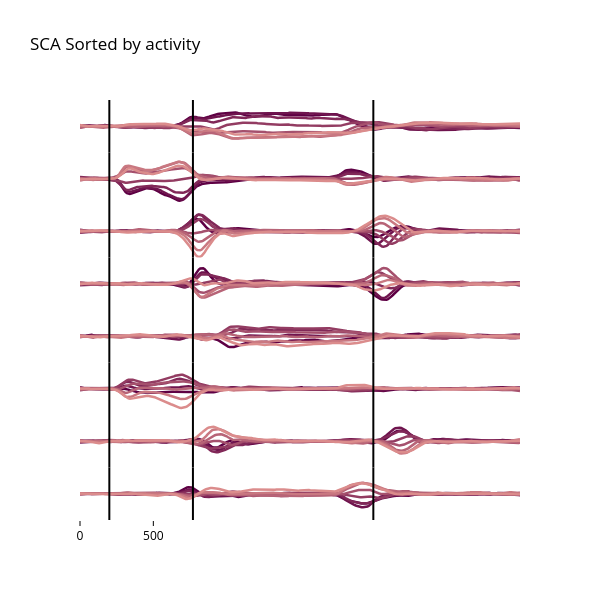

The notebook cell saved with this chart:
### Code cell
# Plot all three sorting rules side by side
fig = make_subplots(
    rows=R_est, cols=1, shared_xaxes=True, vertical_spacing=0.0
)

yRange = [-1.8, 1.8]

for ii in range(R_est):
    for jj in range(numConds):
        latTrace = go.Scatter(y=rs_sca_latent_activity[:, jj, ii], 
                              line=go.scatter.Line(color=cMap[jj], width=2.5), 
                              showlegend=False)
        fig.add_trace(latTrace, row=ii+1, col=1)

    fig.add_vline(x=tgt_idx, row=ii+1, col=1, line_color='black')
    fig.add_vline(x=move_idx, row=ii+1, col=1, line_color='black')
    fig.add_vline(x=ret_idx, row=ii+1, col=1, line_color='black')


fig.update_layout(height=600, width=600, title='SCA Sorted by activity',
                  title_font_color='black', paper_bgcolor='white', plot_bgcolor='white')
fig.update_yaxes(showgrid=False, zeroline=False, visible=False, range=yRange)
fig.update_xaxes(color='black', showgrid=False, zeroline=False, visible=False)
fig.update_xaxes(color='black', showgrid=False, zeroline=False,
                 ticks='outside', tickvals=[0, 50], ticktext=['0', '500'], visible=True, row=R_est)

fig.show()

### Figure 1 — Plotly figure (JSON) as saved in the notebook; plotly's stock layout.template omitted (floating-point values rounded to 4 significant figures; data arrays with more than 128 entries replaced by an {"elided": "..."} marker saying what was removed)
{"data": [{"line": {"color": "#5e0044", "width": 2.5}, "showlegend": false, "type": "scatter", "xaxis": "x", "y": {"elided": "301 float values"}, "yaxis": "y"}, {"line": {"color": "#6f144e", "width": 2.5}, "showlegend": false, "type": "scatter", "xaxis": "x", "y": {"elided": "301 float values"}, "yaxis": "y"}, {"line": {"color": "#812858", "width": 2.5}, "showlegend": false, "type": "scatter", "xaxis": "x", "y": {"elided": "301 float values"}, "yaxis": "y"}, {"line": {"color": "#933c62", "width": 2.5}, "showlegend": false, "type": "scatter", "xaxis": "x", "y": {"elided": "301 float values"}, "yaxis": "y"}, {"line": {"color": "#a5506d", "width": 2.5}, "showlegend": false, "type": "scatter", "xaxis": "x", "y": {"elided": "301 float values"}, "yaxis": "y"}, {"line": {"color": "#b76477", "width": 2.5}, "showlegend": false, "type": "scatter", "xaxis": "x", "y": {"elided": "301 float values"}, "yaxis": "y"}, {"line": {"color": "#c97881", "width": 2.5}, "showlegend": false, "type": "scatter", "xaxis": "x", "y": {"elided": "301 float values"}, "yaxis": "y"}, {"line": {"color": "#db8c8c", "width": 2.5}, "showlegend": false, "type": "scatter", "xaxis": "x", "y": {"elided": "301 float values"}, "yaxis": "y"}, {"line": {"color": "#5e0044", "width": 2.5}, "showlegend": false, "type": "scatter", "xaxis": "x2", "y": {"elided": "301 float values"}, "yaxis": "y2"}, {"line": {"color": "#6f144e", "width": 2.5}, "showlegend": false, "type": "scatter", "xaxis": "x2", "y": {"elided": "301 float values"}, "yaxis": "y2"}, {"line": {"color": "#812858", "width": 2.5}, "showlegend": false, "type": "scatter", "xaxis": "x2", "y": {"elided": "301 float values"}, "yaxis": "y2"}, {"line": {"color": "#933c62", "width": 2.5}, "showlegend": false, "type": "scatter", "xaxis": "x2", "y": {"elided": "301 float values"}, "yaxis": "y2"}, {"line": {"color": "#a5506d", "width": 2.5}, "showlegend": false, "type": "scatter", "xaxis": "x2", "y": {"elided": "301 float values"}, "yaxis": "y2"}, {"line": {"color": "#b76477", "width": 2.5}, "showlegend": false, "type": "scatter", "xaxis": "x2", "y": {"elided": "301 float values"}, "yaxis": "y2"}, {"line": {"color": "#c97881", "width": 2.5}, "showlegend": false, "type": "scatter", "xaxis": "x2", "y": {"elided": "301 float values"}, "yaxis": "y2"}, {"line": {"color": "#db8c8c", "width": 2.5}, "showlegend": false, "type": "scatter", "xaxis": "x2", "y": {"elided": "301 float values"}, "yaxis": "y2"}, {"line": {"color": "#5e0044", "width": 2.5}, "showlegend": false, "type": "scatter", "xaxis": "x3", "y": {"elided": "301 float values"}, "yaxis": "y3"}, {"line": {"color": "#6f144e", "width": 2.5}, "showlegend": false, "type": "scatter", "xaxis": "x3", "y": {"elided": "301 float values"}, "yaxis": "y3"}, {"line": {"color": "#812858", "width": 2.5}, "showlegend": false, "type": "scatter", "xaxis": "x3", "y": {"elided": "301 float values"}, "yaxis": "y3"}, {"line": {"color": "#933c62", "width": 2.5}, "showlegend": false, "type": "scatter", "xaxis": "x3", "y": {"elided": "301 float values"}, "yaxis": "y3"}, {"line": {"color": "#a5506d", "width": 2.5}, "showlegend": false, "type": "scatter", "xaxis": "x3", "y": {"elided": "301 float values"}, "yaxis": "y3"}, {"line": {"color": "#b76477", "width": 2.5}, "showlegend": false, "type": "scatter", "xaxis": "x3", "y": {"elided": "301 float values"}, "yaxis": "y3"}, {"line": {"color": "#c97881", "width": 2.5}, "showlegend": false, "type": "scatter", "xaxis": "x3", "y": {"elided": "301 float values"}, "yaxis": "y3"}, {"line": {"color": "#db8c8c", "width": 2.5}, "showlegend": false, "type": "scatter", "xaxis": "x3", "y": {"elided": "301 float values"}, "yaxis": "y3"}, {"line": {"color": "#5e0044", "width": 2.5}, "showlegend": false, "type": "scatter", "xaxis": "x4", "y": {"elided": "301 float values"}, "yaxis": "y4"}, {"line": {"color": "#6f144e", "width": 2.5}, "showlegend": false, "type": "scatter", "xaxis": "x4", "y": {"elided": "301 float values"}, "yaxis": "y4"}, {"line": {"color": "#812858", "width": 2.5}, "showlegend": false, "type": "scatter", "xaxis": "x4", "y": {"elided": "301 float values"}, "yaxis": "y4"}, {"line": {"color": "#933c62", "width": 2.5}, "showlegend": false, "type": "scatter", "xaxis": "x4", "y": {"elided": "301 float values"}, "yaxis": "y4"}, {"line": {"color": "#a5506d", "width": 2.5}, "showlegend": false, "type": "scatter", "xaxis": "x4", "y": {"elided": "301 float values"}, "yaxis": "y4"}, {"line": {"color": "#b76477", "width": 2.5}, "showlegend": false, "type": "scatter", "xaxis": "x4", "y": {"elided": "301 float values"}, "yaxis": "y4"}, {"line": {"color": "#c97881", "width": 2.5}, "showlegend": false, "type": "scatter", "xaxis": "x4", "y": {"elided": "301 float values"}, "yaxis": "y4"}, {"line": {"color": "#db8c8c", "width": 2.5}, "showlegend": false, "type": "scatter", "xaxis": "x4", "y": {"elided": "301 float values"}, "yaxis": "y4"}, {"line": {"color": "#5e0044", "width": 2.5}, "showlegend": false, "type": "scatter", "xaxis": "x5", "y": {"elided": "301 float values"}, "yaxis": "y5"}, {"line": {"color": "#6f144e", "width": 2.5}, "showlegend": false, "type": "scatter", "xaxis": "x5", "y": {"elided": "301 float values"}, "yaxis": "y5"}, {"line": {"color": "#812858", "width": 2.5}, "showlegend": false, "type": "scatter", "xaxis": "x5", "y": {"elided": "301 float values"}, "yaxis": "y5"}, {"line": {"color": "#933c62", "width": 2.5}, "showlegend": false, "type": "scatter", "xaxis": "x5", "y": {"elided": "301 float values"}, "yaxis": "y5"}, {"line": {"color": "#a5506d", "width": 2.5}, "showlegend": false, "type": "scatter", "xaxis": "x5", "y": {"elided": "301 float values"}, "yaxis": "y5"}, {"line": {"color": "#b76477", "width": 2.5}, "showlegend": false, "type": "scatter", "xaxis": "x5", "y": {"elided": "301 float values"}, "yaxis": "y5"}, {"line": {"color": "#c97881", "width": 2.5}, "showlegend": false, "type": "scatter", "xaxis": "x5", "y": {"elided": "301 float values"}, "yaxis": "y5"}, {"line": {"color": "#db8c8c", "width": 2.5}, "showlegend": false, "type": "scatter", "xaxis": "x5", "y": {"elided": "301 float values"}, "yaxis": "y5"}, {"line": {"color": "#5e0044", "width": 2.5}, "showlegend": false, "type": "scatter", "xaxis": "x6", "y": {"elided": "301 float values"}, "yaxis": "y6"}, {"line": {"color": "#6f144e", "width": 2.5}, "showlegend": false, "type": "scatter", "xaxis": "x6", "y": {"elided": "301 float values"}, "yaxis": "y6"}, {"line": {"color": "#812858", "width": 2.5}, "showlegend": false, "type": "scatter", "xaxis": "x6", "y": {"elided": "301 float values"}, "yaxis": "y6"}, {"line": {"color": "#933c62", "width": 2.5}, "showlegend": false, "type": "scatter", "xaxis": "x6", "y": {"elided": "301 float values"}, "yaxis": "y6"}, {"line": {"color": "#a5506d", "width": 2.5}, "showlegend": false, "type": "scatter", "xaxis": "x6", "y": {"elided": "301 float values"}, "yaxis": "y6"}, {"line": {"color": "#b76477", "width": 2.5}, "showlegend": false, "type": "scatter", "xaxis": "x6", "y": {"elided": "301 float values"}, "yaxis": "y6"}, {"line": {"color": "#c97881", "width": 2.5}, "showlegend": false, "type": "scatter", "xaxis": "x6", "y": {"elided": "301 float values"}, "yaxis": "y6"}, {"line": {"color": "#db8c8c", "width": 2.5}, "showlegend": false, "type": "scatter", "xaxis": "x6", "y": {"elided": "301 float values"}, "yaxis": "y6"}, {"line": {"color": "#5e0044", "width": 2.5}, "showlegend": false, "type": "scatter", "xaxis": "x7", "y": {"elided": "301 float values"}, "yaxis": "y7"}, {"line": {"color": "#6f144e", "width": 2.5}, "showlegend": false, "type": "scatter", "xaxis": "x7", "y": {"elided": "301 float values"}, "yaxis": "y7"}, {"line": {"color": "#812858", "width": 2.5}, "showlegend": false, "type": "scatter", "xaxis": "x7", "y": {"elided": "301 float values"}, "yaxis": "y7"}, {"line": {"color": "#933c62", "width": 2.5}, "showlegend": false, "type": "scatter", "xaxis": "x7", "y": {"elided": "301 float values"}, "yaxis": "y7"}, {"line": {"color": "#a5506d", "width": 2.5}, "showlegend": false, "type": "scatter", "xaxis": "x7", "y": {"elided": "301 float values"}, "yaxis": "y7"}, {"line": {"color": "#b76477", "width": 2.5}, "showlegend": false, "type": "scatter", "xaxis": "x7", "y": {"elided": "301 float values"}, "yaxis": "y7"}, {"line": {"color": "#c97881", "width": 2.5}, "showlegend": false, "type": "scatter", "xaxis": "x7", "y": {"elided": "301 float values"}, "yaxis": "y7"}, {"line": {"color": "#db8c8c", "width": 2.5}, "showlegend": false, "type": "scatter", "xaxis": "x7", "y": {"elided": "301 float values"}, "yaxis": "y7"}, {"line": {"color": "#5e0044", "width": 2.5}, "showlegend": false, "type": "scatter", "xaxis": "x8", "y": {"elided": "301 float values"}, "yaxis": "y8"}, {"line": {"color": "#6f144e", "width": 2.5}, "showlegend": false, "type": "scatter", "xaxis": "x8", "y": {"elided": "301 float values"}, "yaxis": "y8"}, {"line": {"color": "#812858", "width": 2.5}, "showlegend": false, "type": "scatter", "xaxis": "x8", "y": {"elided": "301 float values"}, "yaxis": "y8"}, {"line": {"color": "#933c62", "width": 2.5}, "showlegend": false, "type": "scatter", "xaxis": "x8", "y": {"elided": "301 float values"}, "yaxis": "y8"}, {"line": {"color": "#a5506d", "width": 2.5}, "showlegend": false, "type": "scatter", "xaxis": "x8", "y": {"elided": "301 float values"}, "yaxis": "y8"}, {"line": {"color": "#b76477", "width": 2.5}, "showlegend": false, "type": "scatter", "xaxis": "x8", "y": {"elided": "301 float values"}, "yaxis": "y8"}, {"line": {"color": "#c97881", "width": 2.5}, "showlegend": false, "type": "scatter", "xaxis": "x8", "y": {"elided": "301 float values"}, "yaxis": "y8"}, {"line": {"color": "#db8c8c", "width": 2.5}, "showlegend": false, "type": "scatter", "xaxis": "x8", "y": {"elided": "301 float values"}, "yaxis": "y8"}], "layout": {"height": 600, "paper_bgcolor": "white", "plot_bgcolor": "white", "shapes": [{"line": {"color": "black"}, "type": "line", "x0": 20, "x1": 20, "xref": "x", "y0": 0, "y1": 1, "yref": "y domain"}, {"line": {"color": "black"}, "type": "line", "x0": 77, "x1": 77, "xref": "x", "y0": 0, "y1": 1, "yref": "y domain"}, {"line": {"color": "black"}, "type": "line", "x0": 200, "x1": 200, "xref": "x", "y0": 0, "y1": 1, "yref": "y domain"}, {"line": {"color": "black"}, "type": "line", "x0": 20, "x1": 20, "xref": "x2", "y0": 0, "y1": 1, "yref": "y2 domain"}, {"line": {"color": "black"}, "type": "line", "x0": 77, "x1": 77, "xref": "x2", "y0": 0, "y1": 1, "yref": "y2 domain"}, {"line": {"color": "black"}, "type": "line", "x0": 200, "x1": 200, "xref": "x2", "y0": 0, "y1": 1, "yref": "y2 domain"}, {"line": {"color": "black"}, "type": "line", "x0": 20, "x1": 20, "xref": "x3", "y0": 0, "y1": 1, "yref": "y3 domain"}, {"line": {"color": "black"}, "type": "line", "x0": 77, "x1": 77, "xref": "x3", "y0": 0, "y1": 1, "yref": "y3 domain"}, {"line": {"color": "black"}, "type": "line", "x0": 200, "x1": 200, "xref": "x3", "y0": 0, "y1": 1, "yref": "y3 domain"}, {"line": {"color": "black"}, "type": "line", "x0": 20, "x1": 20, "xref": "x4", "y0": 0, "y1": 1, "yref": "y4 domain"}, {"line": {"color": "black"}, "type": "line", "x0": 77, "x1": 77, "xref": "x4", "y0": 0, "y1": 1, "yref": "y4 domain"}, {"line": {"color": "black"}, "type": "line", "x0": 200, "x1": 200, "xref": "x4", "y0": 0, "y1": 1, "yref": "y4 domain"}, {"line": {"color": "black"}, "type": "line", "x0": 20, "x1": 20, "xref": "x5", "y0": 0, "y1": 1, "yref": "y5 domain"}, {"line": {"color": "black"}, "type": "line", "x0": 77, "x1": 77, "xref": "x5", "y0": 0, "y1": 1, "yref": "y5 domain"}, {"line": {"color": "black"}, "type": "line", "x0": 200, "x1": 200, "xref": "x5", "y0": 0, "y1": 1, "yref": "y5 domain"}, {"line": {"color": "black"}, "type": "line", "x0": 20, "x1": 20, "xref": "x6", "y0": 0, "y1": 1, "yref": "y6 domain"}, {"line": {"color": "black"}, "type": "line", "x0": 77, "x1": 77, "xref": "x6", "y0": 0, "y1": 1, "yref": "y6 domain"}, {"line": {"color": "black"}, "type": "line", "x0": 200, "x1": 200, "xref": "x6", "y0": 0, "y1": 1, "yref": "y6 domain"}, {"line": {"color": "black"}, "type": "line", "x0": 20, "x1": 20, "xref": "x7", "y0": 0, "y1": 1, "yref": "y7 domain"}, {"line": {"color": "black"}, "type": "line", "x0": 77, "x1": 77, "xref": "x7", "y0": 0, "y1": 1, "yref": "y7 domain"}, {"line": {"color": "black"}, "type": "line", "x0": 200, "x1": 200, "xref": "x7", "y0": 0, "y1": 1, "yref": "y7 domain"}, {"line": {"color": "black"}, "type": "line", "x0": 20, "x1": 20, "xref": "x8", "y0": 0, "y1": 1, "yref": "y8 domain"}, {"line": {"color": "black"}, "type": "line", "x0": 77, "x1": 77, "xref": "x8", "y0": 0, "y1": 1, "yref": "y8 domain"}, {"line": {"color": "black"}, "type": "line", "x0": 200, "x1": 200, "xref": "x8", "y0": 0, "y1": 1, "yref": "y8 domain"}], "title": {"font": {"color": "black"}, "text": "SCA Sorted by activity"}, "width": 600, "xaxis": {"anchor": "y", "color": "black", "domain": [0, 1], "matches": "x8", "showgrid": false, "showticklabels": false, "visible": false, "zeroline": false}, "xaxis2": {"anchor": "y2", "color": "black", "domain": [0, 1], "matches": "x8", "showgrid": false, "showticklabels": false, "visible": false, "zeroline": false}, "xaxis3": {"anchor": "y3", "color": "black", "domain": [0, 1], "matches": "x8", "showgrid": false, "showticklabels": false, "visible": false, "zeroline": false}, "xaxis4": {"anchor": "y4", "color": "black", "domain": [0, 1], "matches": "x8", "showgrid": false, "showticklabels": false, "visible": false, "zeroline": false}, "xaxis5": {"anchor": "y5", "color": "black", "domain": [0, 1], "matches": "x8", "showgrid": false, "showticklabels": false, "visible": false, "zeroline": false}, "xaxis6": {"anchor": "y6", "color": "black", "domain": [0, 1], "matches": "x8", "showgrid": false, "showticklabels": false, "visible": false, "zeroline": false}, "xaxis7": {"anchor": "y7", "color": "black", "domain": [0, 1], "matches": "x8", "showgrid": false, "showticklabels": false, "visible": false, "zeroline": false}, "xaxis8": {"anchor": "y8", "color": "black", "domain": [0, 1], "showgrid": false, "ticks": "outside", "ticktext": ["0", "500"], "tickvals": [0, 50], "visible": true, "zeroline": false}, "yaxis": {"anchor": "x", "domain": [0.875, 1], "range": [-1.8, 1.8], "showgrid": false, "visible": false, "zeroline": false}, "yaxis2": {"anchor": "x2", "domain": [0.75, 0.875], "range": [-1.8, 1.8], "showgrid": false, "visible": false, "zeroline": false}, "yaxis3": {"anchor": "x3", "domain": [0.625, 0.75], "range": [-1.8, 1.8], "showgrid": false, "visible": false, "zeroline": false}, "yaxis4": {"anchor": "x4", "domain": [0.5, 0.625], "range": [-1.8, 1.8], "showgrid": false, "visible": false, "zeroline": false}, "yaxis5": {"anchor": "x5", "domain": [0.375, 0.5], "range": [-1.8, 1.8], "showgrid": false, "visible": false, "zeroline": false}, "yaxis6": {"anchor": "x6", "domain": [0.25, 0.375], "range": [-1.8, 1.8], "showgrid": false, "visible": false, "zeroline": false}, "yaxis7": {"anchor": "x7", "domain": [0.125, 0.25], "range": [-1.8, 1.8], "showgrid": false, "visible": false, "zeroline": false}, "yaxis8": {"anchor": "x8", "domain": [0, 0.125], "range": [-1.8, 1.8], "showgrid": false, "visible": false, "zeroline": false}}}
